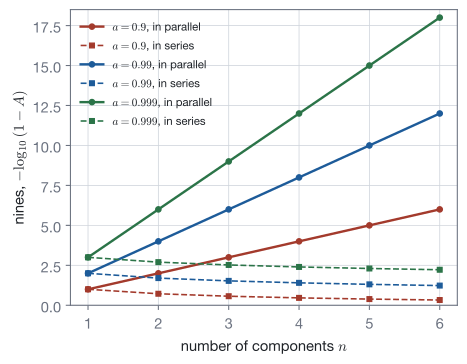

Generate this figure with Python:
"""Number of nines of n independent replicas in parallel, -log10(1 - A) with A = 1 - (1 - a)^n, for three component
availabilities a, and of n components in series, -log10(1 - a^n)."""
import os
import sys

sys.path.insert(0, os.path.join(os.path.dirname(os.path.abspath(__file__)), "..", "..", "..", "_filters"))
from figstyle import *  # noqa: E402,F403

import numpy as np  # noqa: E402

n = np.arange(1, 7)
fig, ax = plt.subplots(figsize=(5.2, 4.0))
for a, colour in ((0.9, STATEMENT), (0.99, ACCENT), (0.999, EXAMPLE)):
    parallel = -np.log10((1 - a) ** n)
    series = -np.log10(1 - a**n)
    ax.plot(n, parallel, "o-", color=colour, lw=1.8, ms=4, label=rf"$a = {a}$, in parallel")
    ax.plot(n, series, "s--", color=colour, lw=1.2, ms=3.5, label=rf"$a = {a}$, in series")
ax.set_xlabel(r"number of components $n$")
ax.set_ylabel(r"nines, $-\log_{10}(1 - A)$")
ax.set_xticks(n)
ax.set_ylim(0, 18.5)
ax.grid(True, color=GRID, lw=0.6)
ax.legend(frameon=False, fontsize=8.5, loc="upper left")
save_figure(fig, "availability_replicas")
